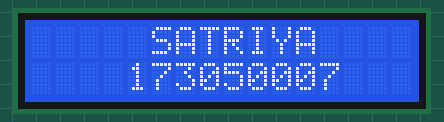
Simulated run of this sketch. Board: Arduino Uno, built with avr-gcc and run on an emulated ATmega328P. Parts: 16×2 character LCD.

Above: at 0.2 s.
At 1.2 s:
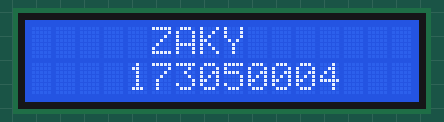
At 3.3 s:
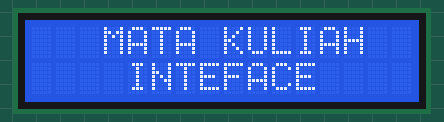
At 5.3 s:
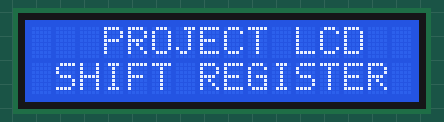
At 7.3 s:
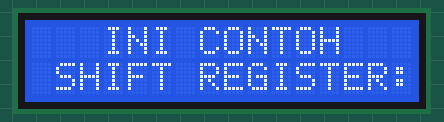
At 38.5 s:
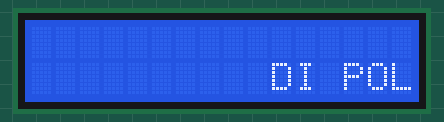

The sketch:

Shift_Register.ino
```cpp
#include <Wire.h>                               // untuk berkomunikasi dengan perangkat I2C/TWI. pada aruino dengan SDA(jalur data) dan SCL(garis jam)
#include <LiquidCrystal_I2C.h>                  // untuk layar LCD I2C

LiquidCrystal_I2C lcd(0x27,20,4);               // Atur alamat LCD ke 0x27 untuk tampilan 16 karakter dan 2 baris

void setup()
{
  lcd.begin(16, 2);                             // Inisialisasi antarmuka ke layar LCD dan mementukan dimensi(lebar dan tinggi)layar
  lcd.init();                                   // Inisialisasi LCD
  lcd.backlight();                              // Menampilkan cahaya
}
void loop()
{
    lcd.setCursor(0, 0);                        // Mengatur posisi yang akan di tulis
    lcd.print("     SATRIYA");                  // Mencetak teks ke LCD
    lcd.setCursor(1, 1);                        // Mengatur posisi yang akan di tulis
    lcd.print("   173050007");                  // Mencetak teks ke LCD
    delay(1000);                                // Tunggu
    lcd.clear();                                // Menghapus layar LCD

    lcd.setCursor(0, 0);                        // Mengatur posisi yang akan di tulis
    lcd.print("     ZAKY");                     // Mencetak teks ke LCD
    lcd.setCursor(1, 1);                        // Mengatur posisi yang akan di tulis
    lcd.print("   173050004");                  // Mencetak teks ke LCD
    delay(1000);                                // Tunggu
    lcd.clear();                                // Menghapus layar LCD

    lcd.setCursor(0, 0);                        // Mengatur posisi yang akan di tulis
    lcd.print("     JOHANNES");                 // Mencetak teks ke LCD
    lcd.setCursor(1, 1);                        // Mengatur posisi yang akan di tulis
    lcd.print("   173050002");                  // Mencetak teks ke LCD
    delay(1000);                                // Tunggu
    lcd.clear();                                // Menghapus layar LCD

    lcd.setCursor(3, 0);                        // Mengatur posisi yang akan di tulis
    lcd.print("MATA KULIAH");                   // Mencetak teks ke LCD
    lcd.setCursor(4, 1);                        // Mengatur posisi yang akan di tulis
    lcd.print("INTEFACE");                      // Mencetak teks ke LCD
    delay(2000);                                // Tunggu
    lcd.clear();                                // Menghapus layar LCD

    lcd.setCursor(3, 0);                        // Mengatur posisi yang akan di tulis
    lcd.print("PROJECT LCD");                   // Mencetak teks ke LCD
    lcd.setCursor(1, 1);                        // Mengatur posisi yang akan di tulis
    lcd.print("SHIFT REGISTER");                // Mencetak teks ke LCD
    delay(2000);                                // Tunggu
    lcd.clear();                                // Menghapus layar LCD

    lcd.setCursor(3, 0);                        // Mengatur posisi yang akan di tulis
    lcd.print("INI CONTOH");                    // Mencetak teks ke LCD
    lcd.setCursor(1, 1);                        // Mengatur posisi yang akan di tulis
    lcd.print("SHIFT REGISTER:");               // Mencetak teks ke LCD
    delay(1500);                                // Tunggu
    lcd.clear();                                // Menghapus layar LCD

    int i;                                      // Inisialisasi variable integer
    int j;                                      // Inisialisasi variable integer
      lcd.setCursor(6, 0);                      // Mengatur posisi yang akan di tulis
      lcd.print("SELAMAT DATANG");              // Mencetak teks ke LCD
      for (i = 0 ; i < 16; i++){
        lcd.scrollDisplayLeft();                // Menjalankan text kearah kiri
        delay(1000);                            // Tunggu
      lcd.setCursor(0, 1);                      // Mengatur posisi yang akan di tulis
      lcd.print("DI POLITEKNIK PAJAJARAN");     // Mencetak teks ke LCD
      for (i = 0 ; j < 16; j++){
        lcd.scrollDisplayRight();               // Menjalankan text kearah kanan
        delay(1000);                            // Tunggu
      }
      }
}
```

Measured:
- what the display in image 1 shows lasts 1.0 s, from 1.2 s to 2.2 s
- what the display in image 2 shows lasts 2.1 s, from 3.2 s to 5.3 s
- what the display in image 4 shows lasts 1.5 s, from 7.3 s to 8.8 s
